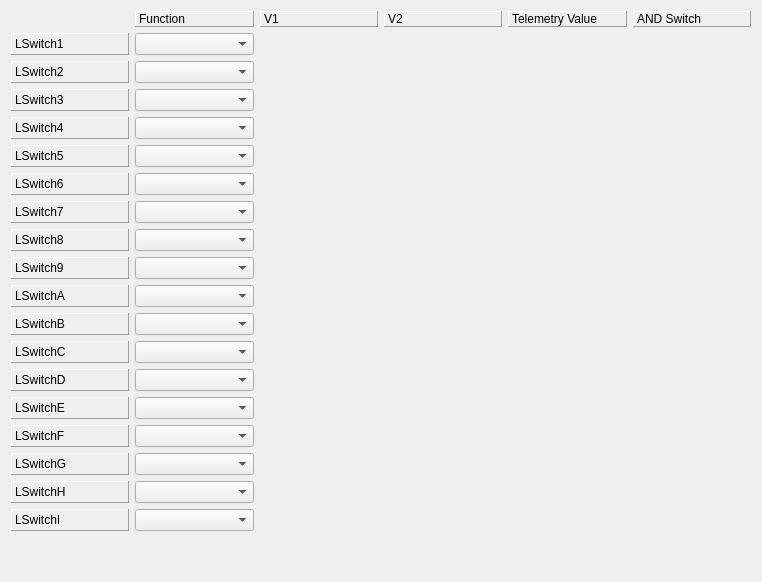
     <widget class="QWidget" name="tabSwitch">
      <attribute name="title">
       <string>Switches</string>
      </attribute>
      <layout class="QGridLayout" name="gridLayout_8" rowstretch="0,0,0,0,0,0,0,0,0,0,0,0,0,0,0,0,0,0,0,0" columnstretch="0,0,0,0,0,0">
       <item row="1" column="0">
        <widget class="QLabel" name="label_30">
         <property name="minimumSize">
          <size>
           <width>118</width>
           <height>0</height>
          </size>
         </property>
         <property name="frameShape">
          <enum>QFrame::Panel</enum>
         </property>
         <property name="frameShadow">
          <enum>QFrame::Raised</enum>
         </property>
         <property name="text">
          <string>LSwitch1</string>
         </property>
        </widget>
       </item>
       <item row="1" column="1">
        <widget class="QComboBox" name="cswitchFunc_1"/>
       </item>
       <item row="2" column="0">
        <widget class="QLabel" name="label_31">
         <property name="frameShape">
          <enum>QFrame::Panel</enum>
         </property>
         <property name="frameShadow">
          <enum>QFrame::Raised</enum>
         </property>
         <property name="text">
          <string>LSwitch2</string>
         </property>
        </widget>
       </item>
       <item row="2" column="1">
        <widget class="QComboBox" name="cswitchFunc_2"/>
       </item>
       <item row="3" column="0">
        <widget class="QLabel" name="label_32">
         <property name="frameShape">
          <enum>QFrame::Panel</enum>
         </property>
         <property name="frameShadow">
          <enum>QFrame::Raised</enum>
         </property>
         <property name="text">
          <string>LSwitch3</string>
         </property>
        </widget>
       </item>
       <item row="3" column="1">
        <widget class="QComboBox" name="cswitchFunc_3"/>
       </item>
       <item row="4" column="0">
        <widget class="QLabel" name="label_33">
         <property name="frameShape">
          <enum>QFrame::Panel</enum>
         </property>
         <property name="frameShadow">
          <enum>QFrame::Raised</enum>
         </property>
         <property name="text">
          <string>LSwitch4</string>
         </property>
        </widget>
       </item>
       <item row="4" column="1">
        <widget class="QComboBox" name="cswitchFunc_4"/>
       </item>
       <item row="5" column="0">
        <widget class="QLabel" name="label_34">
         <property name="frameShape">
          <enum>QFrame::Panel</enum>
         </property>
         <property name="frameShadow">
          <enum>QFrame::Raised</enum>
         </property>
         <property name="text">
          <string>LSwitch5</string>
         </property>
        </widget>
       </item>
       <item row="5" column="1">
        <widget class="QComboBox" name="cswitchFunc_5"/>
       </item>
       <item row="6" column="1">
        <widget class="QComboBox" name="cswitchFunc_6"/>
       </item>
       <item row="0" column="1">
        <widget class="QLabel" name="cswFuncLabel">
         <property name="minimumSize">
          <size>
           <width>119</width>
           <height>0</height>
          </size>
         </property>
         <property name="frameShape">
          <enum>QFrame::Panel</enum>
         </property>
         <property name="frameShadow">
          <enum>QFrame::Raised</enum>
         </property>
         <property name="text">
          <string>Function</string>
         </property>
        </widget>
       </item>
       <item row="0" column="2">
        <widget class="QLabel" name="cswCol1">
         <property name="minimumSize">
          <size>
           <width>118</width>
           <height>0</height>
          </size>
         </property>
         <property name="frameShape">
          <enum>QFrame::Panel</enum>
         </property>
         <property name="frameShadow">
          <enum>QFrame::Raised</enum>
         </property>
         <property name="text">
          <string>V1</string>
         </property>
        </widget>
       </item>
       <item row="0" column="3">
        <widget class="QLabel" name="cswCol2">
         <property name="minimumSize">
          <size>
           <width>118</width>
           <height>0</height>
          </size>
         </property>
         <property name="frameShape">
          <enum>QFrame::Panel</enum>
         </property>
         <property name="frameShadow">
          <enum>QFrame::Raised</enum>
         </property>
         <property name="text">
          <string>V2</string>
         </property>
        </widget>
       </item>
       <item row="6" column="0">
        <widget class="QLabel" name="label_35">
         <property name="frameShape">
          <enum>QFrame::Panel</enum>
         </property>
         <property name="frameShadow">
          <enum>QFrame::Raised</enum>
         </property>
         <property name="text">
          <string>LSwitch6</string>
         </property>
        </widget>
       </item>
       <item row="7" column="0">
        <widget class="QLabel" name="label_81">
         <property name="frameShape">
          <enum>QFrame::Panel</enum>
         </property>
         <property name="frameShadow">
          <enum>QFrame::Raised</enum>
         </property>
         <property name="text">
          <string>LSwitch7</string>
         </property>
        </widget>
       </item>
       <item row="8" column="0">
        <widget class="QLabel" name="label_82">
         <property name="frameShape">
          <enum>QFrame::Panel</enum>
         </property>
         <property name="frameShadow">
          <enum>QFrame::Raised</enum>
         </property>
         <property name="text">
          <string>LSwitch8</string>
         </property>
        </widget>
       </item>
       <item row="9" column="0">
        <widget class="QLabel" name="label_99">
         <property name="frameShape">
          <enum>QFrame::Panel</enum>
         </property>
         <property name="frameShadow">
          <enum>QFrame::Raised</enum>
         </property>
         <property name="text">
          <string>LSwitch9</string>
         </property>
        </widget>
       </item>
       <item row="10" column="0">
        <widget class="QLabel" name="label_100">
         <property name="frameShape">
          <enum>QFrame::Panel</enum>
         </property>
         <property name="frameShadow">
          <enum>QFrame::Raised</enum>
         </property>
         <property name="text">
          <string>LSwitchA</string>
         </property>
        </widget>
       </item>
       <item row="11" column="0">
        <widget class="QLabel" name="label_101">
         <property name="frameShape">
          <enum>QFrame::Panel</enum>
         </property>
         <property name="frameShadow">
          <enum>QFrame::Raised</enum>
         </property>
         <property name="text">
          <string>LSwitchB</string>
         </property>
        </widget>
       </item>
       <item row="12" column="0">
        <widget class="QLabel" name="label_102">
         <property name="frameShape">
          <enum>QFrame::Panel</enum>
         </property>
         <property name="frameShadow">
          <enum>QFrame::Raised</enum>
         </property>
         <property name="text">
          <string>LSwitchC</string>
         </property>
        </widget>
       </item>
       <item row="19" column="0">
        <spacer name="verticalSpacer">
         <property name="orientation">
          <enum>Qt::Vertical</enum>
         </property>
         <property name="sizeHint" stdset="0">
          <size>
           <width>20</width>
           <height>40</height>
          </size>
         </property>
        </spacer>
       </item>
       <item row="7" column="1">
        <widget class="QComboBox" name="cswitchFunc_7"/>
       </item>
       <item row="8" column="1">
        <widget class="QComboBox" name="cswitchFunc_8"/>
       </item>
       <item row="9" column="1">
        <widget class="QComboBox" name="cswitchFunc_9"/>
       </item>
       <item row="10" column="1">
        <widget class="QComboBox" name="cswitchFunc_10"/>
       </item>
       <item row="11" column="1">
        <widget class="QComboBox" name="cswitchFunc_11"/>
       </item>
       <item row="12" column="1">
        <widget class="QComboBox" name="cswitchFunc_12"/>
       </item>
       <item row="0" column="5">
        <widget class="QLabel" name="label_85">
         <property name="minimumSize">
          <size>
           <width>118</width>
           <height>0</height>
          </size>
         </property>
         <property name="frameShape">
          <enum>QFrame::Panel</enum>
         </property>
         <property name="frameShadow">
          <enum>QFrame::Raised</enum>
         </property>
         <property name="text">
          <string>AND Switch</string>
         </property>
        </widget>
       </item>
       <item row="0" column="4">
        <widget class="QLabel" name="label_92">
         <property name="minimumSize">
          <size>
           <width>119</width>
           <height>0</height>
          </size>
         </property>
         <property name="frameShape">
          <enum>QFrame::Panel</enum>
         </property>
         <property name="frameShadow">
          <enum>QFrame::Raised</enum>
         </property>
         <property name="text">
          <string>Telemetry Value</string>
         </property>
        </widget>
       </item>
       <item row="13" column="1">
        <widget class="QComboBox" name="cswitchFunc_13"/>
       </item>
       <item row="14" column="1">
        <widget class="QComboBox" name="cswitchFunc_14"/>
       </item>
       <item row="15" column="1">
        <widget class="QComboBox" name="cswitchFunc_15"/>
       </item>
       <item row="16" column="1">
        <widget class="QComboBox" name="cswitchFunc_16"/>
       </item>
       <item row="17" column="1">
        <widget class="QComboBox" name="cswitchFunc_17"/>
       </item>
       <item row="18" column="1">
        <widget class="QComboBox" name="cswitchFunc_18"/>
       </item>
       <item row="13" column="0">
        <widget class="QLabel" name="label_156">
         <property name="frameShape">
          <enum>QFrame::Panel</enum>
         </property>
         <property name="frameShadow">
          <enum>QFrame::Raised</enum>
         </property>
         <property name="text">
          <string>LSwitchD</string>
         </property>
        </widget>
       </item>
       <item row="14" column="0">
        <widget class="QLabel" name="label_166">
         <property name="frameShape">
          <enum>QFrame::Panel</enum>
         </property>
         <property name="frameShadow">
          <enum>QFrame::Raised</enum>
         </property>
         <property name="text">
          <string>LSwitchE</string>
         </property>
        </widget>
       </item>
       <item row="16" column="0">
        <widget class="QLabel" name="label_168">
         <property name="frameShape">
          <enum>QFrame::Panel</enum>
         </property>
         <property name="frameShadow">
          <enum>QFrame::Raised</enum>
         </property>
         <property name="text">
          <string>LSwitchG</string>
         </property>
        </widget>
       </item>
       <item row="17" column="0">
        <widget class="QLabel" name="label_169">
         <property name="frameShape">
          <enum>QFrame::Panel</enum>
         </property>
         <property name="frameShadow">
          <enum>QFrame::Raised</enum>
         </property>
         <property name="text">
          <string>LSwitchH</string>
         </property>
        </widget>
       </item>
       <item row="18" column="0">
        <widget class="QLabel" name="label_170">
         <property name="frameShape">
          <enum>QFrame::Panel</enum>
         </property>
         <property name="frameShadow">
          <enum>QFrame::Raised</enum>
         </property>
         <property name="text">
          <string>LSwitchI</string>
         </property>
        </widget>
       </item>
       <item row="15" column="0">
        <widget class="QLabel" name="label_167">
         <property name="frameShape">
          <enum>QFrame::Panel</enum>
         </property>
         <property name="frameShadow">
          <enum>QFrame::Raised</enum>
         </property>
         <property name="text">
          <string>LSwitchF</string>
         </property>
        </widget>
       </item>
      </layout>
     </widget>
